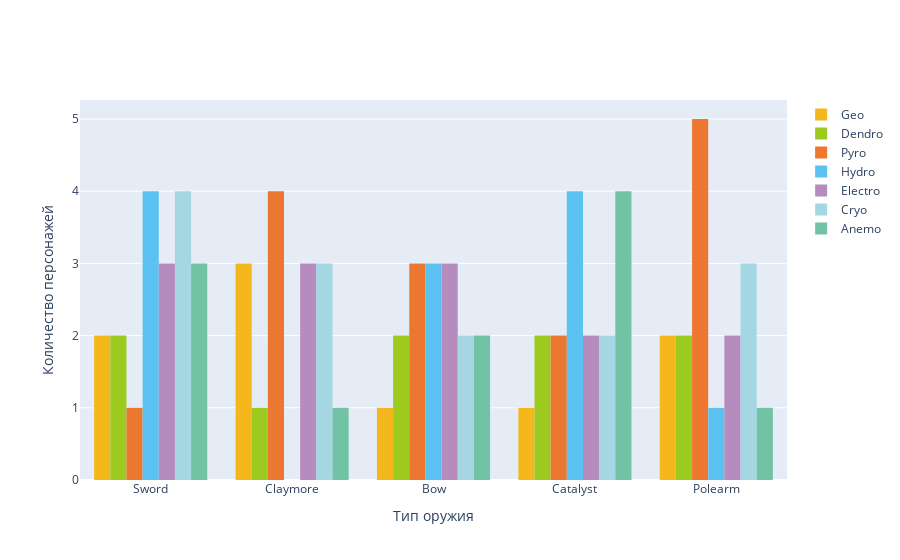

The cell this chart's notebook holds for it:
### Markdown cell above
7. Изобразим столбчатую диаграмму распределения стихий для каждого типа оружия

### Code cell
fig7 = go.Figure()

for v in df['vision'].unique():
    fig7.add_trace(go.Histogram(x=df[df['vision'] == v]['weapon_type'], name=v, marker=dict(color=colormap[v])))

fig7.update_layout(
    xaxis_title="Тип оружия",
    yaxis_title="Количество персонажей",
    )

fig7.show()

### Figure 1 — Plotly figure (JSON) as saved in the notebook; plotly's stock layout.template omitted (floating-point values rounded to 4 significant figures)
{"data": [{"marker": {"color": "#F4B81C"}, "name": "Geo", "type": "histogram", "x": ["Sword", "Claymore", "Sword", "Bow", "Claymore", "Catalyst", "Claymore", "Polearm", "Polearm"]}, {"marker": {"color": "#9CCA1F"}, "name": "Dendro", "type": "histogram", "x": ["Sword", "Catalyst", "Bow", "Polearm", "Claymore", "Sword", "Catalyst", "Bow", "Polearm"]}, {"marker": {"color": "#EC7731"}, "name": "Pyro", "type": "histogram", "x": ["Bow", "Polearm", "Sword", "Polearm", "Claymore", "Claymore", "Claymore", "Polearm", "Catalyst", "Bow", "Polearm", "Polearm", "Claymore", "Catalyst", "Bow"]}, {"marker": {"color": "#5BC1F1"}, "name": "Hydro", "type": "histogram", "x": ["Catalyst", "Polearm", "Sword", "Sword", "Catalyst", "Catalyst", "Sword", "Catalyst", "Bow", "Bow", "Sword", "Bow"]}, {"marker": {"color": "#B68CBE"}, "name": "Electro", "type": "histogram", "x": ["Claymore", "Sword", "Polearm", "Claymore", "Bow", "Sword", "Bow", "Sword", "Catalyst", "Polearm", "Claymore", "Bow", "Catalyst"]}, {"marker": {"color": "#A5D7E2"}, "name": "Cryo", "type": "histogram", "x": ["Catalyst", "Claymore", "Bow", "Claymore", "Claymore", "Bow", "Sword", "Sword", "Sword", "Polearm", "Sword", "Polearm", "Polearm", "Catalyst"]}, {"marker": {"color": "#72C2A5"}, "name": "Anemo", "type": "histogram", "x": ["Bow", "Sword", "Sword", "Sword", "Claymore", "Catalyst", "Catalyst", "Bow", "Catalyst", "Catalyst", "Polearm"]}], "layout": {"xaxis": {"title": {"text": "Тип оружия"}}, "yaxis": {"title": {"text": "Количество персонажей"}}}}
